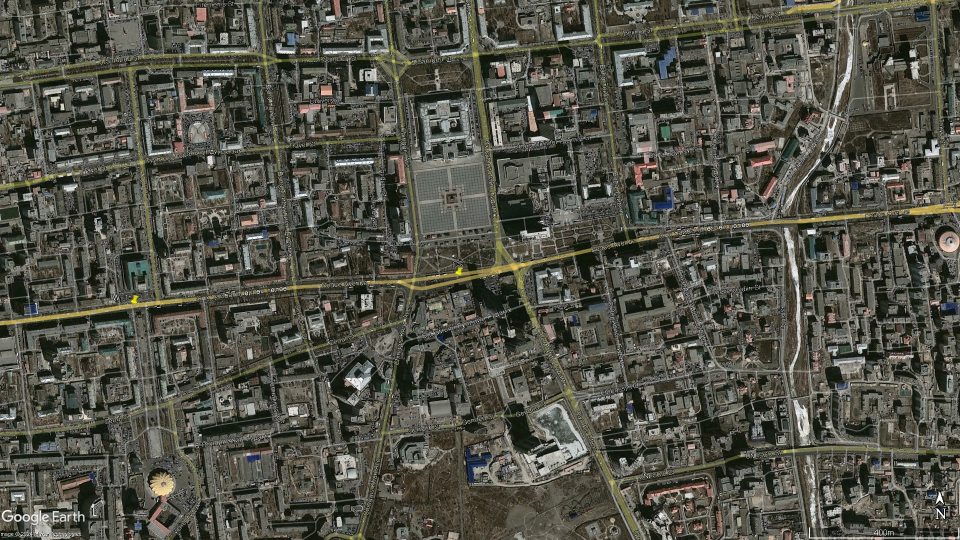
#> input picture sat_images/TEST_original.jpg, 1920 x 1080 px, found by its file name (shown at 1/2 size)
$ python 'image comparison.py'
#> lines starting #> are read from the running program, lines starting #| are printed output that depends on the picture; after the words box and inside, x2 and y2 are one past the last pixel; in counts of white or black regions, pixels touching at a corner belong together
import cv2
import os

# 이미지 파일 경로
##image1_path = 'C:/Users/dohwa/Desktop/MyPlugin/Image Comparison/위성이미지/W7_2013.jpg'
##image2_path = 'C:/Users/dohwa/Desktop/MyPlugin/Image Comparison/위성이미지/W7_2023.jpg'
image1_path = "C:\\Users\\dohwa\\Desktop\\MyPlugin\\Image Comparison\\sat_images\\TEST_original.jpg"
image2_path = "C:\\Users\\dohwa\\Desktop\\MyPlugin\\Image Comparison\\sat_images\\TEST_changed.jpg"
# 이미지 불러오기
image1 = cv2.imread(image1_path)
#> image1 is the input picture: shape (1080, 1920, 3); mean B, G, R 71.2, 81.5, 81.4
image2 = cv2.imread(image2_path)
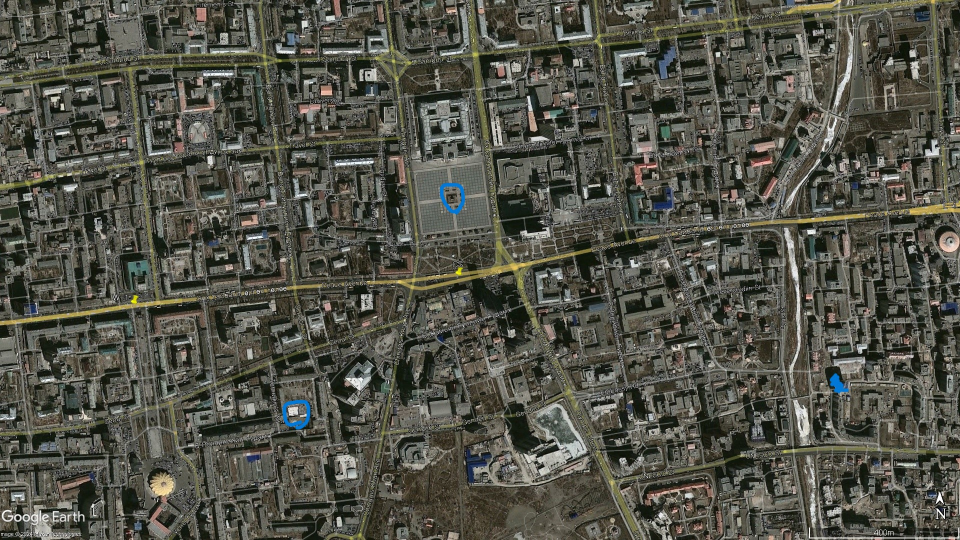
#> input picture sat_images/TEST_changed.jpg, 1920 x 1080 px, found by its file name (shown at 1/2 size)
#> image2 is the input picture: shape (1080, 1920, 3); mean B, G, R 71.4, 81.5, 81.3

# 이미지 파일 존재 여부 확인
if not os.path.exists(image1_path):
    print(f"Error: Image 2013 not found at {image1_path}")
if not os.path.exists(image2_path):
    print(f"Error: Image 2023 not found at {image2_path}")

# 이미지가 제대로 불러와졌는지 확인 후 프로그램 종료
if image1 is None:
    print("Error: Image 2013 could not be loaded.")
    exit()  # 오류 발생 시 프로그램 종료

if image2 is None:
    print("Error: Image 2023 could not be loaded.")
    exit()  # 오류 발생 시 프로그램 종료

# 그레이스케일로 변환 (조도 및 색상 차이 최소화)
gray1 = cv2.cvtColor(image1, cv2.COLOR_BGR2GRAY)
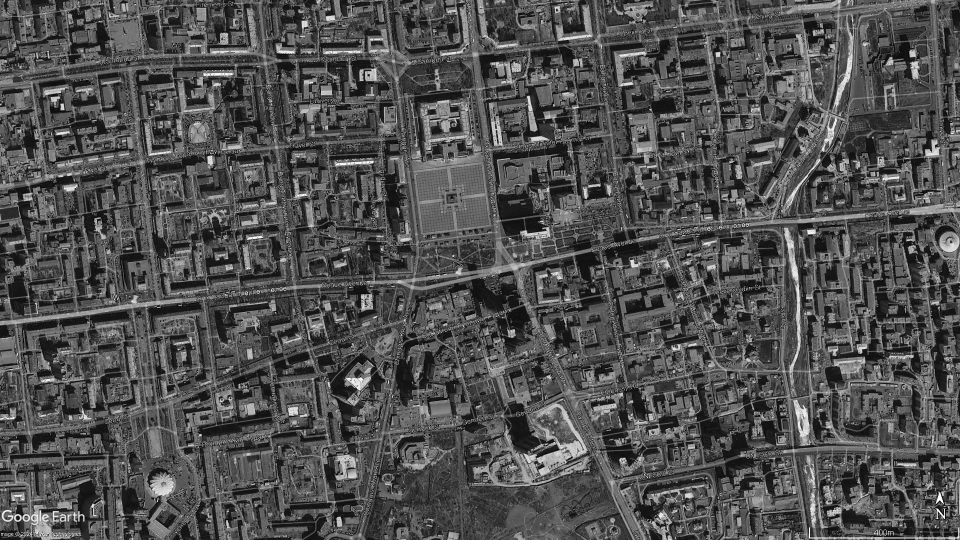
#> gray1: shape (1080, 1920) (shown at 1/2 size); min 0, max 255, mean 80.3
gray2 = cv2.cvtColor(image2, cv2.COLOR_BGR2GRAY)

# 이미지 크기 맞추기 (이미지 크기가 다를 경우)
gray1 = cv2.resize(gray1, (gray2.shape[1], gray2.shape[0]))

# 이미지 차이 계산 (절대 차이)
diff = cv2.absdiff(gray1, gray2)
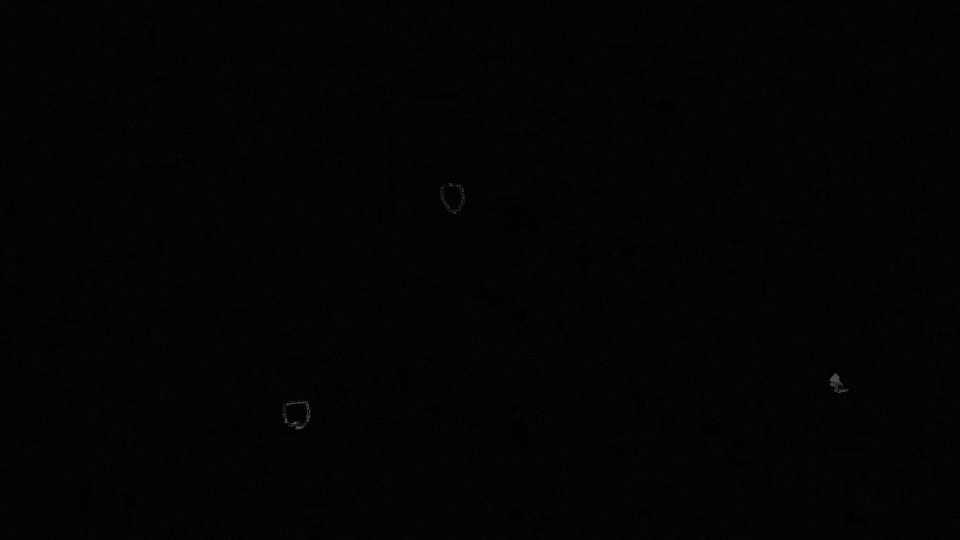
#> diff: shape (1080, 1920) (shown at 1/2 size); min 0, max 105, mean 3.2

# 차이점을 강조하기 위한 임계 처리 (Thresholding)
_, thresh = cv2.threshold(diff, 50, 255, cv2.THRESH_BINARY)
#> thresh: shape (1080, 1920); 0.04% white; 59 white regions (50 under 20 px), largest, box (x1, y1, x2, y2) and area: (1660, 747, 1683, 773) 264, (572, 803, 616, 812) 82, (591, 852, 608, 859) 71

# 노이즈 제거 (모폴로지 연산)
kernel = cv2.getStructuringElement(cv2.MORPH_RECT, (5, 5))
cleaned_diff = cv2.morphologyEx(thresh, cv2.MORPH_CLOSE, kernel)
#> cleaned_diff: shape (1080, 1920); 0.06% white; 22 white regions (18 under 20 px)

# 변경된 부분을 시각적으로 강조하기 위해 윤곽선을 그림
contours, _ = cv2.findContours(cleaned_diff, cv2.RETR_EXTERNAL, cv2.CHAIN_APPROX_SIMPLE)
#> contours = 22 contours, 18 with area under 20; largest, box (x1, y1, x2, y2) and area: (1660, 747, 1697, 786) 446, (572, 802, 620, 844) 224, (577, 843, 608, 859) 142, (569, 837, 576, 846) 31

# 변경된 영역에 윤곽선 그리기
for contour in contours:
    if cv2.contourArea(contour) > 100:  # 너무 작은 영역은 무시
        x, y, w, h = cv2.boundingRect(contour)
        cv2.rectangle(image2, (x, y), (x+w, y+h), (0, 255, 0), 2)  # 녹색 윤곽선
#> this loop made 22 passes
#> (x, y, w, h) on passes 2, 5, 6: (577, 843, 31, 16), (572, 802, 48, 42), (1660, 747, 37, 39)
#> contour on passes 1, 8, 9, 10, 12, 13: [[609, 851]], [[895, 415]], [[896, 413]], [[892, 409], [895, 409]], [[923, 400], [923, 403]], [[883, 398], [884, 398]]
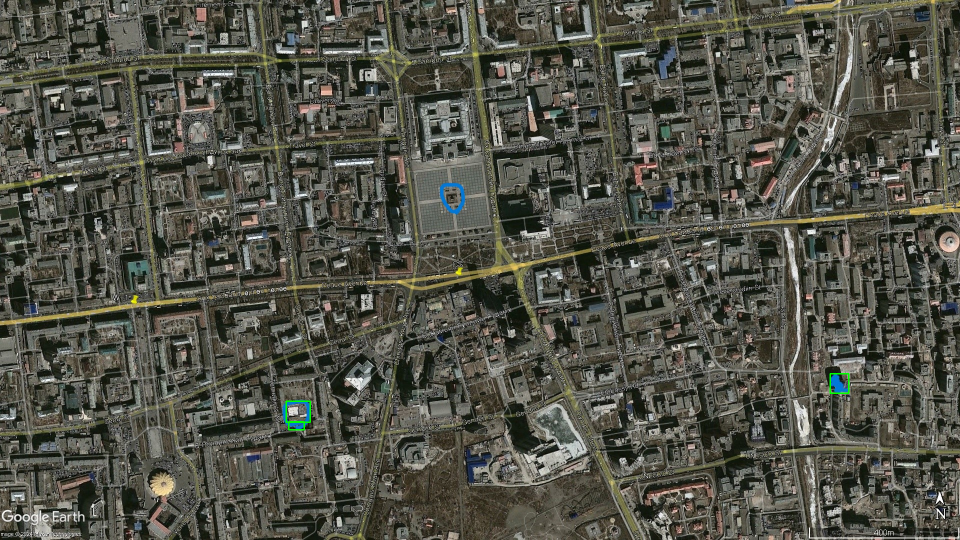
#> image2: shape (1080, 1920, 3) (shown at 1/2 size); 0.06% of pixels changed, all inside (x1, y1, x2, y2) = (571, 746, 1699, 861)

# [13 lines of commented-out code are left out]
cv2.imwrite("C:\\Users\\dohwa\\Desktop\\MyPlugin\\Image Comparison\\output_original.jpg", image1)
cv2.imwrite("C:\\Users\\dohwa\\Desktop\\MyPlugin\\Image Comparison\\output_modified.jpg", image2)
cv2.imwrite("C:\\Users\\dohwa\\Desktop\\MyPlugin\\Image Comparison\\output_diff.jpg", cleaned_diff)

print("Images have been saved successfully to 'C:\\Users\\dohwa\\Desktop\\MyPlugin\\Image Comparison\\'")
